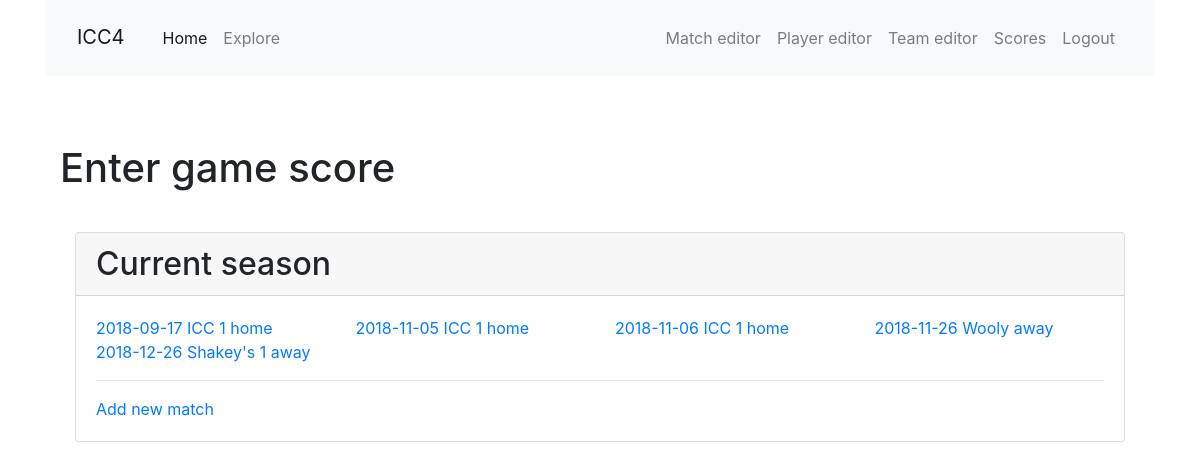
/enter_score, run on the app's committed database.
### app/models.py (models this page shows, shortened)
class Match(db.Model):
    id = db.Column(db.Integer, primary_key=True)
    opponent_id = db.Column(db.Integer, db. ForeignKey('team.id'))
    opponent = db.relationship('Team', back_populates='matches')
    date = db.Column(db.Date, index=True, default=date.today())
    location = db.Column(db.String(64))
    home_away = db.Column(db.String(32), index=True)
    match_type = db.Column(db.String(32), index=True)
    games = db.relationship('Game', back_populates='match', lazy='dynamic')
    team_score = db.Column(db.Integer, index=True)
    opponent_score = db.Column(db.Integer, index=True)
    win = db.Column(db.Boolean, index=True, default=True)
    match_summary = db.Column(db.String(512))
    food = db.Column(db.String(128))

class Team(db.Model):
    id = db.Column(db.Integer, primary_key=True)
    name = db.Column(db.String(64), index=True, unique=True)
    home_location = db.Column(db.String(64), index=True)
    address = db.Column(db.String(128), index=True)
    matches = db.relationship('Match', back_populates='opponent', lazy='dynamic')

### app/main/routes.py (the view, shortened to what this page needs)
@bp.route('/enter_score',  methods=['GET', 'POST'], defaults={'id': None})
@bp.route('/enter_score/<id>',  methods=['GET', 'POST'])
def enter_score(id):
    match = Match.query.filter_by(id=id).first()
    form = EnterScoresForm(obj=match)
    all_matches = Match.query.order_by(Match.date).all()
    if request.method=='GET' and match is not None:
        form.load_games(match)
    return render_template('enter_score.html', title='Enter Scores',
        form=form, match=match, all_matches=all_matches)

### app/templates/enter_score.html (shortened to what this page needs)
{% extends "base.html" %}
{% import 'bootstrap/wtf.html' as wtf %}
{% block app_content %}
<div class="container">
  <h1>Enter game score</h1>
  <br>
  {% set c=3 %}
  <div class="col-12 mt-2 mx-auto">
    <div class="card h-100">
      <h2 class="card-header">Current season</h2>
      <div class="card-body">
        <ul class="row list-unstyled">
        {% for m in all_matches %}
        <li class="col-xs-3">
          <a href="{{ url_for('main.enter_score', id=m.id) }}">{{ m.date }} {{ m.opponent.name }} {{ m.home_away }} </a>
        </li>
        {% endfor %}
        </ul>
        <hr>
        <a href="{{ url_for('main.match_edit') }}">Add new match</a>
      </div>
    </div>
  </div>
</div>
{% endblock %}

### app/templates/base.html (shortened to what this page needs)
{% extends 'bootstrap/base.html' %}
{% block head %}
{{super()}}
  <link rel="stylesheet" href="https://stackpath.bootstrapcdn.com/bootstrap/4.1.3/css/bootstrap.min.css">
  <link rel="stylesheet" href="{{ url_for('static', filename='css/main.css') }}">
{% endblock %}
{% block navbar %}
<div class="container">
<nav class="navbar navbar-expand-md navbar-light bg-light">
  <a class="navbar-brand mt-2 mr-auto" href="{{ url_for('main.index') }}">ICC4</a>
  <div class="collapse navbar-collapse" id="navbarTogglerDemo02">
    <ul class="navbar-nav mr-auto mt-2 mt-lg-0">
      <li class="nav-item active">
        <a class="nav-link" href="{{ url_for('main.index') }}">Home<span class="sr-only">(current)</span></a>
      </li>
      <li class="nav-item">
        <a class="nav-link" href="">Explore</a>
      </li>
    </ul>
    <ul class="navbar-nav mt-2 mt-lg-0">
    {% if False %}
      <li><a href="">Login</a></li>
    {% else %}
      <li class="nav-item">
        <a class="nav-link" href="{{ url_for('main.match_edit') }}">Match editor</a>
      </li>
      <li class="nav-item">
        <a class="nav-link" href="{{ url_for('main.player_edit') }}">Player editor</a>
      </li>
      <li class="nav-item">
        <a class="nav-link" href="{{ url_for('main.team_edit') }}">Team editor</a>
      </li>
      <li class="nav-item">
        <a class="nav-link" href="{{ url_for('main.enter_score') }}">Scores</a>
      </li>
      <li class="nav-item">
        <a class="nav-link" href="">Logout</a>
      </li>
    {% endif %}
    </ul>
  </div>
</nav>
</div>
{% endblock %}
{% block content %}
<div class="container">
    {% block app_content %}{% endblock %}
  </div>
{% endblock %}

### app/static/css/main.css (style rules this page uses)
html { font-size: 100%; }

### data on the page
Match: date "2018-09-17", opponent.name "ICC 1", home_away "home"
Match: date "2018-11-05", opponent.name "ICC 1", home_away "home"
Match: date "2018-11-06", opponent.name "ICC 1", home_away "home"
Match: date "2018-11-26", opponent.name "Wooly", home_away "away"
Match: date "2018-12-26", opponent.name "Shakey's 1", home_away "away"
